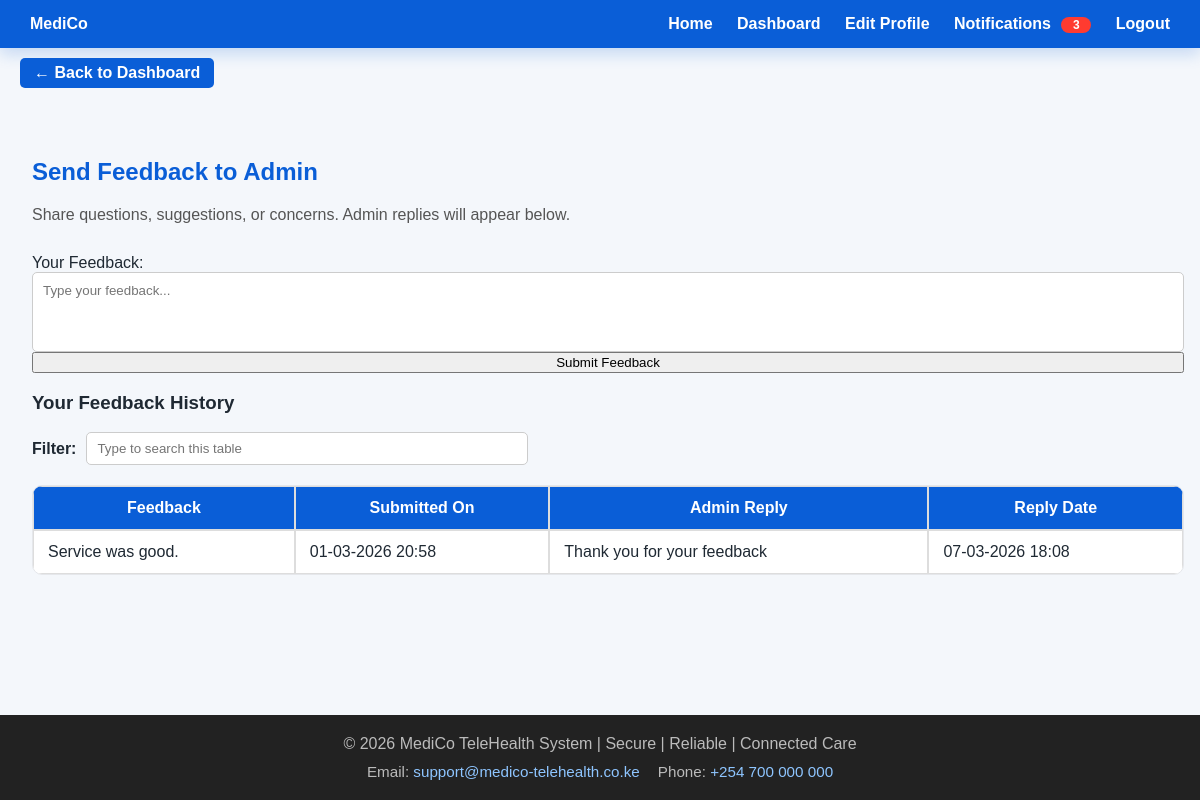
The app's page /feedback.php (signed in) with its own data.
### tables this page shows
CREATE TABLE `feedback` (
  `FeedbackID` int NOT NULL AUTO_INCREMENT,
  `UserID` varchar(15) NOT NULL,
  `Feedback` text,
  `FBDate` datetime DEFAULT CURRENT_TIMESTAMP,
  `Reply` text,
  `ReplyDate` datetime DEFAULT NULL,
  PRIMARY KEY (`FeedbackID`),
  KEY `idx_feedback_user` (`UserID`),
  CONSTRAINT `feedback_ibfk_1` FOREIGN KEY (`UserID`) REFERENCES `users` (`UserID`) ON DELETE CASCADE ON UPDATE CASCADE
);

### feedback.php (the view, shortened to what this page needs)
<?php
require "db.php";
$userID = $_SESSION['user_id'];
$stmt = $pdo->prepare(
    "SELECT Feedback, FBDate, Reply, ReplyDate
     FROM feedback
     WHERE UserID = :uid
     ORDER BY FBDate DESC"
);
$stmt->execute([':uid' => $userID]);
$feedbacks = $stmt->fetchAll(PDO::FETCH_ASSOC);
?>
<?php include "header.php"; ?>
<main class="main-content">
<div class="dashboard-container">
    <h2>Send Feedback to Admin</h2>
    <p class="dashboard-subtitle">
        Share questions, suggestions, or concerns. Admin replies will appear below.
    </p>
    <form method="post" action="process/feedback_process.php" class="form-stack feedback-form"
          onsubmit="return validateFeedbackForm(this);">
        <label for="feedback">Your Feedback:</label>
        <textarea name="feedback" id="feedback" rows="2" class="message-input feedback-textarea" data-capitalize="sentences"
                  placeholder="Type your feedback..."></textarea>
        <input type="submit" value="Submit Feedback">
    </form>
    <h3>Your Feedback History</h3>
    <table class="user-table">
        <thead>
            <tr>
                <th>Feedback</th>
                <th>Submitted On</th>
                <th>Admin Reply</th>
                <th>Reply Date</th>
            </tr>
        </thead>
        <tbody>
            <?php if ($feedbacks): ?>
                <?php foreach ($feedbacks as $f): ?>
                    <?php
                        $fbDate = $f['FBDate'] ? date('d-m-Y H:i', strtotime($f['FBDate'])) : '-';
                        $replyDate = $f['ReplyDate'] ? date('d-m-Y H:i', strtotime($f['ReplyDate'])) : '-';
                    ?>
                    <tr>
                        <td><?= nl2br(htmlspecialchars($f['Feedback'])) ?></td>
                        <td><?= htmlspecialchars($fbDate) ?></td>
                        <td><?= nl2br(htmlspecialchars($f['Reply'] ?? '-')) ?></td>
                        <td><?= htmlspecialchars($replyDate) ?></td>
                    </tr>
                <?php endforeach; ?>
            <?php else: ?>
                <tr><td colspan="4">No feedback submitted yet.</td></tr>
            <?php endif; ?>
        </tbody>
    </table>
</div>
</main>
<?php include "footer.php"; ?>

### css/style.css (style rules this page uses)
html, body { height: 100%; }
body { margin: 0; display: flex; flex-direction: column; font-family: Arial, Helvetica, sans-serif; background: #f4f7fb; color: #1f2933; }
.main-content { flex: 1; padding: 40px 12px; }
.profile-container h2, .dashboard-container h2 { margin-top: 0; color: #0a5ed7; }
.dashboard-container { width: min(96vw, 1500px); max-width: 1500px; margin: auto; padding: 20px; }
.dashboard-subtitle { color: #555; margin-bottom: 30px; }
.user-table, .admin-table { width: 100%; border-collapse: separate; border-spacing: 0; margin-top: 20px; border: 1px solid #e5e7eb; border-radius: 10px; overflow: hidden; background: #fff; }
.user-table th, .user-table td, .admin-table th, .admin-table td { border: 1px solid #ddd; padding: 12px 14px; }
.user-table th, .admin-table th { background: #0a5ed7; color: white; }
textarea { border: 1px solid #ccc; border-radius: 5px; padding: 8px; font-family: Arial, sans-serif; }
textarea { width: 100%; padding: 10px; }
.form-stack { margin-bottom: 30px; }
.form-stack label, .form-stack textarea, .form-stack input[type="submit"] { display: block; width: 100%; }
.message-input { width: 100%; }
.feedback-textarea { height: 80px; min-height: 80px; max-height: 120px; padding: 10px; line-height: 1.2; resize: none; width: 100%; box-sizing: border-box; }
.feedback-form { max-width: 100%; margin: 0; }

### records on screen
feedback: Feedback "Service was good.", FBDate "01-03-2026 20:58", Reply "Thank you for your feedback", ReplyDate "07-03-2026 18:08"

### other values on screen
$notifCount "3"
